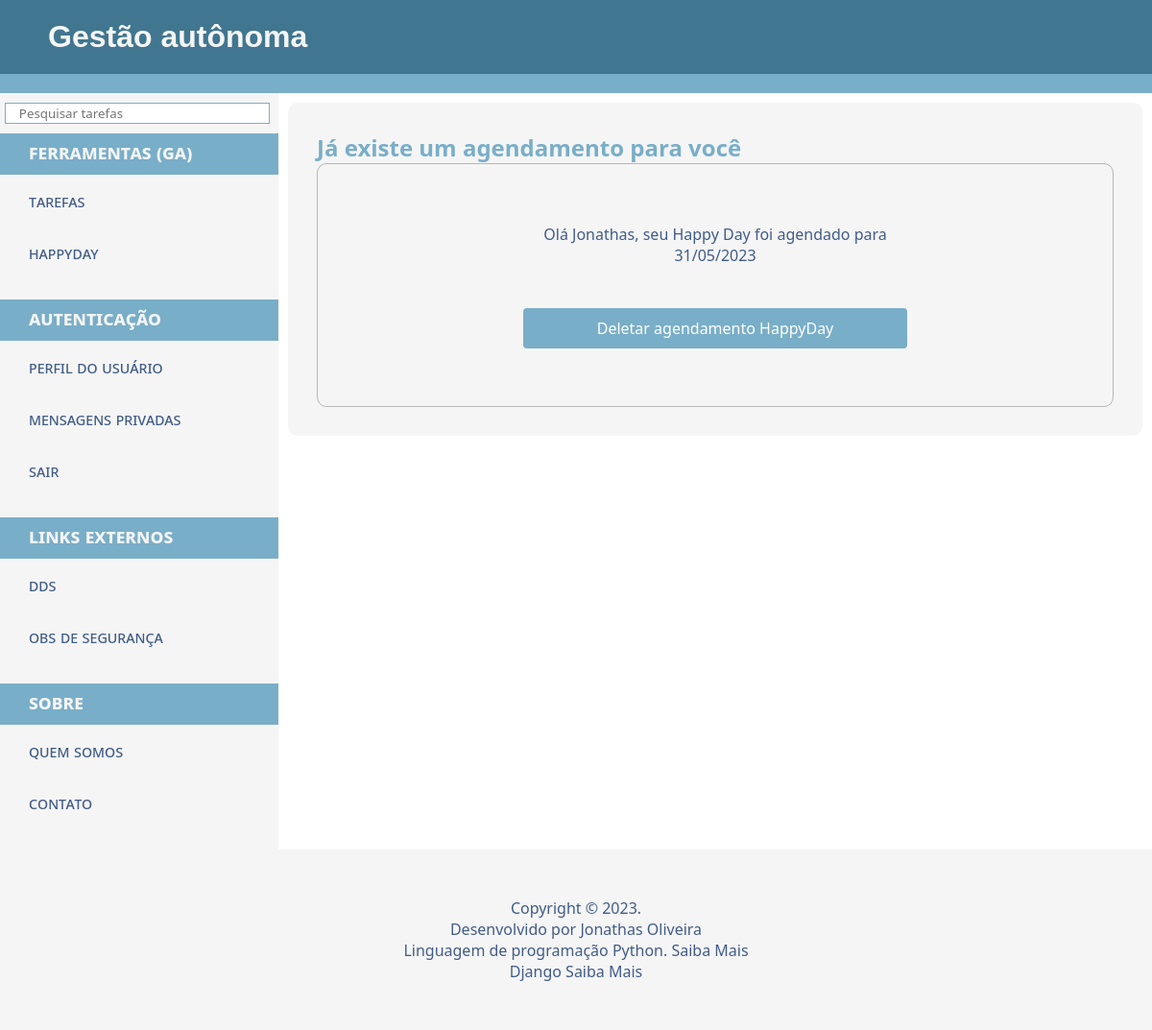
The app's page /happyday/ (signed in), older data.
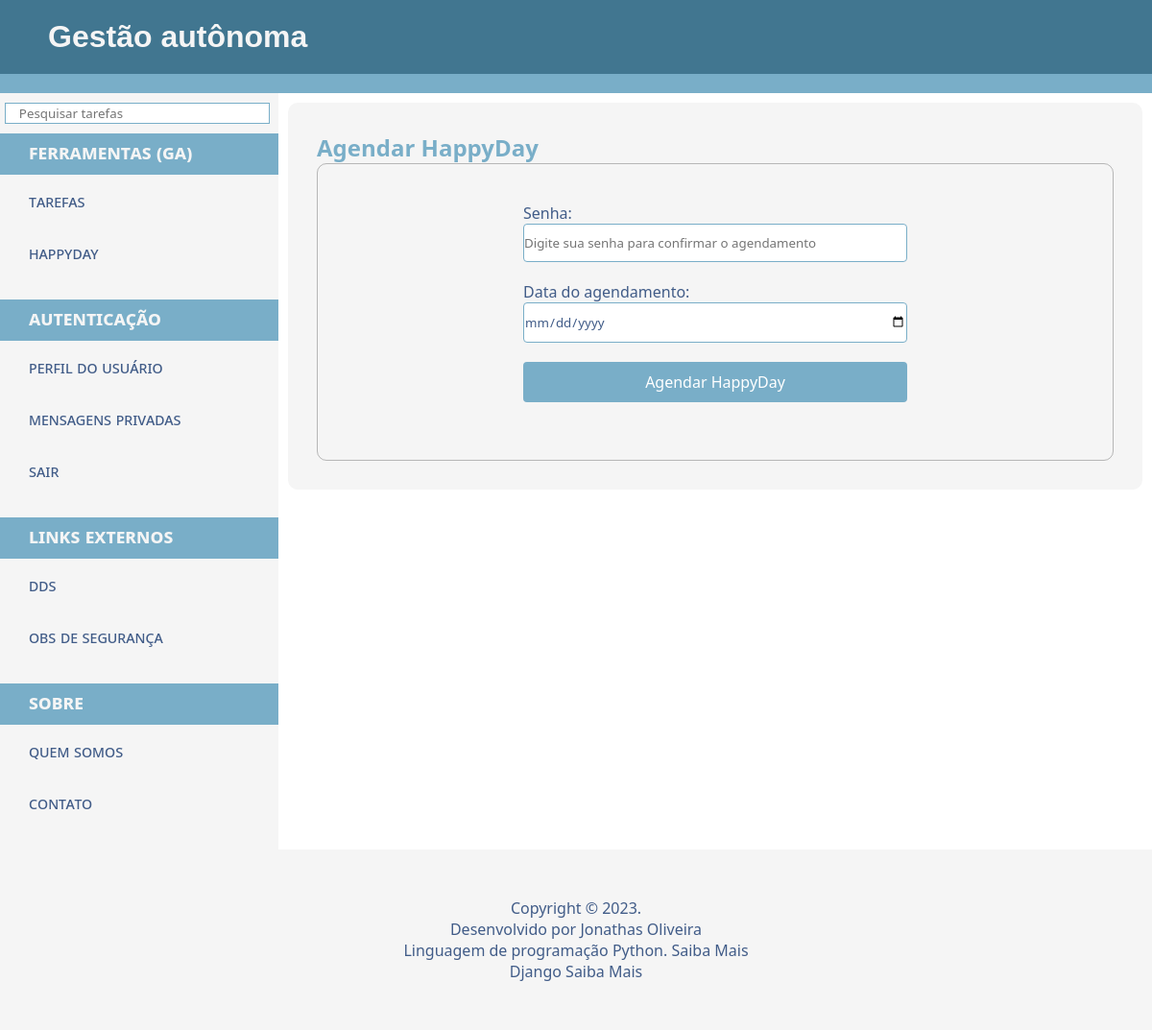
The same page, newer data.
### accounts/models.py (models this page shows, shortened)
class HappyDay(models.Model):
    cliente = models.OneToOneField(User, on_delete=models.CASCADE, unique=True)
    data = models.DateField()
    def __str__(self):
        return f'Olá {self.cliente}, seu Happy Day foi agendado para {self.data.strftime("%d/%m/%Y")}'

### accounts/views.py (the view, shortened to what this page needs)
# urls.py: path('happyday/', views.happy_day, name='happy_day'),
@login_required
def happy_day(request):
    has_agendamento = HappyDay.objects.filter(cliente=request.user).exists()
    agendamento = HappyDay.objects.filter(cliente=request.user).first()
    return render(request, 'happyday.html', {'has_agendamento': has_agendamento, 'agendamento': agendamento})

### main/context_global.py (called while the page is built)
def pic_global(request):
    profile = None
    if request.user.is_authenticated:
        if UserProfile.objects.filter(user=request.user).exists():
            profile = UserProfile.objects.get(user=request.user)
    return {'profile': profile}

### accounts/templates/happyday.html (shortened to what this page needs)
{% extends 'base.html' %}
{% block main %}
<article>
    {% if has_agendamento %}
    <form action="{% url 'happy_day' %}" method="POST" id="delete-form">
        <h1>Já existe um agendamento para você</h1>
        <div class="box-out">
          <div class="user-form">
            <br>
            {% if agendamento %}
            <p>{{ agendamento }}</p>
            {% endif %}
            <br><br>
            <input class="form-group" type="submit" value="Deletar agendamento HappyDay">
          </div>
        </div>
      </form>
    {% else %}
        <form action="{% url 'happy_day' %}" method="POST" id="confirm-form">
            <h1>Agendar HappyDay</h1>
            <div class="box-out">
              <div class="user-form">
                <label for="password">Senha:</label>
                <input type="password" id="password" name="password" required placeholder="Digite sua senha para confirmar o agendamento">
                <label for="date">Data do agendamento:</label>
                <input type="date" id="date" name="date" required>
                <input class="form-group" type="submit" value="Agendar HappyDay">
              </div>
            </div>
        </form>
    {% endif %}
</article>
{% endblock %}

Row changes from the older to the newer data that the page shows:
removed HappyDay: cliente+data "Olá Jonathas, seu Happy Day foi agendado para 31/05/2023"
Text that changed along with them:
form field value: (not shown) → "Agendar HappyDay"
form field value: "Deletar agendamento HappyDay" → (not shown)
text no longer shown: "Já existe um agendamento para você"
text now shown: "Agendar HappyDay Senha: Data do agendamento:"
